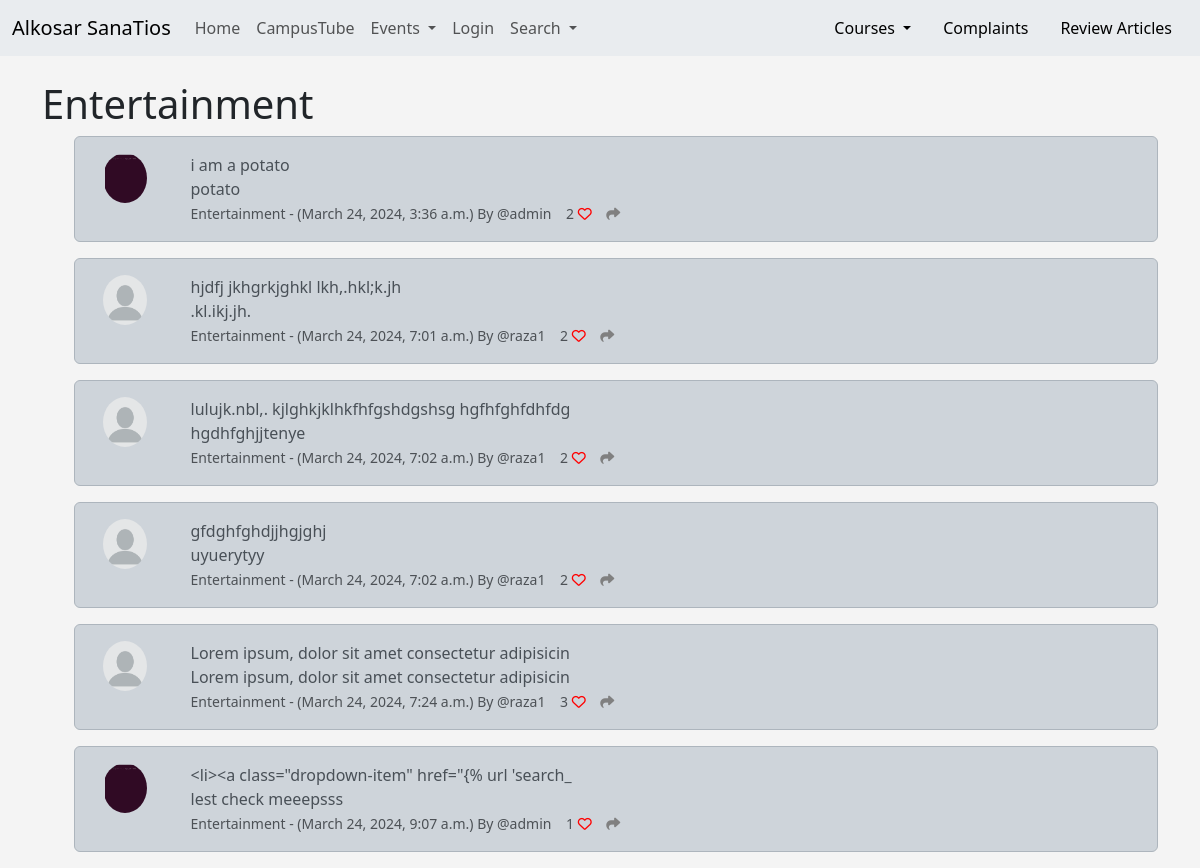
Page /category/Entertainment/ on the earlier database version.
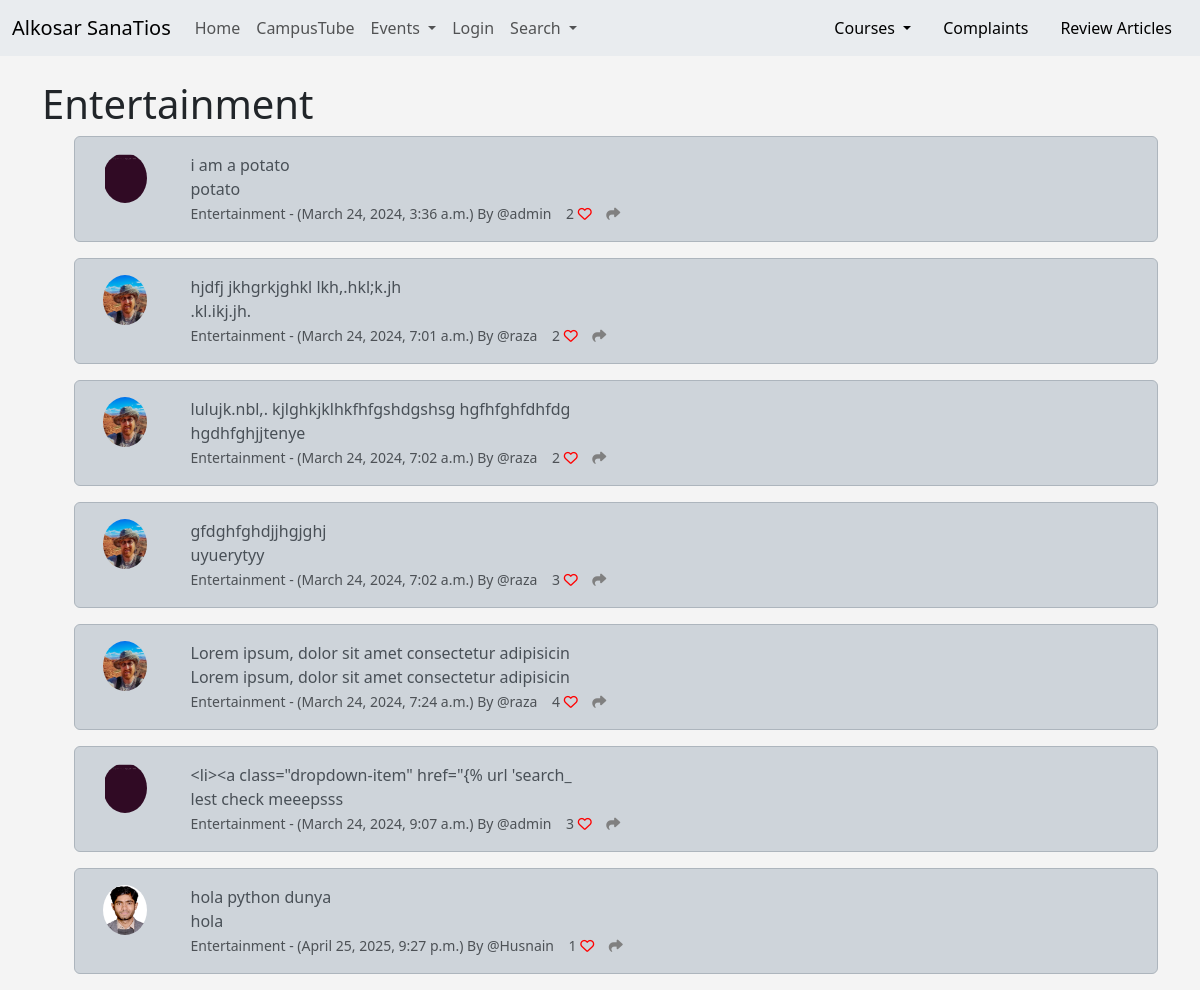
Same page on the later database version.
### home/models.py (models this page shows, shortened)
class Meep(models.Model):
    user = models.ForeignKey(User, related_name= "meeps",on_delete= models.DO_NOTHING)
    body = RichTextField(blank=True, null = True)
    created_at = models.DateTimeField(auto_now_add = True)
    likes = models.ManyToManyField(User, related_name = "meep_like", blank = True)
    category = models.CharField(max_length= 255, default='Entertainment')
    title = models.CharField(max_length=255, default = 'No Title')
    def number_of_likes(self):
        return self.likes.count()

class Profile(models.Model):
    user = models.OneToOneField(User, on_delete=models.CASCADE)
    follows = models.ManyToManyField("self",
    related_name = "followed_by",
    symmetrical= False,
    blank=True)
    date_modified = models.DateTimeField(User, auto_now = True)
    profile_image = models.ImageField(null = True, blank = True, upload_to = 'profile-images/')
    profile_bio = models.CharField(null=True, blank=True, max_length=500)
    homepage_link = models.CharField(null=True, blank=True, max_length=200)
    facebook_link = models.CharField(null=True, blank=True, max_length=200)
    instagram_link = models.CharField(null=True, blank=True, max_length=200)
    linkdin_link = models.CharField(null=True, blank=True, max_length=200)

### home/views.py (the view)
# urls.py: path('category/<str:cats>/', CategoryView, name = 'category'),
def CategoryView(request, cats):
    category_meeps = Meep.objects.filter(category=cats)
    return render(request, 'home/categories.html', {'cats': cats.title(), 'category_meeps':category_meeps})

### home/templates/home/categories.html (shortened to what this page needs)
{% extends 'home/base.html' %}
{% load static %}
{% block content %}
{% if category_meeps %}
<h1>{{ cats}} </h1>
<ul>
{% for meep in category_meeps %}
<div class="alert alert-dark" role="alert">
    <div class="container">
        <div class="row">
            <div class="col-1">
              {% if meep.user.profile.profile_image %}
                    <img src="{{ meep.user.profile.profile_image.url }}" width=70% height=70% class="rounded-circle" alt="{{ profile.user.username }}">
                    {% else %}
                    <img src="{% static 'images/20th.jpg' %}" width=70% height=70% class="rounded-circle" alt="{{ profile.user.username }}">
                    {% endif %}
            </div>
            <div class="col-11">
              {{ meep.body|slice:":50"  }}<br/>
              {{ meep.title|slice:":50"}} <br>
              <small class="text-muted">
              {{ meep.category }} -
                  ({{ meep.created_at}}) By
                  @{{ meep.user.username }}
                  {{ meep.number_of_likes }}
                  {% if user in meep.likes.all %}
                    <a href="{% url 'meep_like' meep.id %}">
        <i class="fa-solid fa-heart" style="color:red"></i></a>
                  {% else %}
                      <a href="{% url 'meep_like' meep.id %}">
              <i class="fa fa-heart-o" style="color:red"></i></a>
                  {% endif %}
                  <a href="{% url 'meep_show' meep.id %}">
        <i class="fa-solid fa-share" style="color:gray"></i>
                  </a>
              </small>
            </div><br/><br/>
                </div>
            </div>
        </div>
{% endfor %}
</ul>
{% else %}
       <h1>Sorry This page does not exist</h1>
{% endif %}
{% endblock %}

Differences in the rows shown:
changed through a linked row, Meep "hjdfj jkhgrkjghkl lkh,.hkl;k.jh": user.profile.profile_image: picture added; user.username "raza1" → "raza"; profile_image: picture removed
changed through a linked row, Meep "lulujk.nbl,. kjlghkjklhkfhfgshdgshsg hgfhfghfdhfdg": user.profile.profile_image: picture added; user.username "raza1" → "raza"; profile_image: picture removed
changed through a linked row, Meep "gfdghfghdjjhgjghj": user.profile.profile_image: picture added; user.username "raza1" → "raza"; number_of_likes "2" → "3"; profile_image: picture removed
changed through a linked row, Meep "Lorem ipsum, dolor sit amet consectetur adipisicin": user.profile.profile_image: picture added; user.username "raza1" → "raza"; number_of_likes "3" → "4"; profile_image: picture removed
computed for Meep "<li><a class=\"dropdown-item\" href=\"{% url 'search_": number_of_likes "1" → "3"
added Meep: user.profile.profile_image (picture), body "hola python dunya", title "hola", category "Entertainment", created_at "April 25, 2025, 9:27 p.m.", user.username "Husnain", number_of_likes "1"
